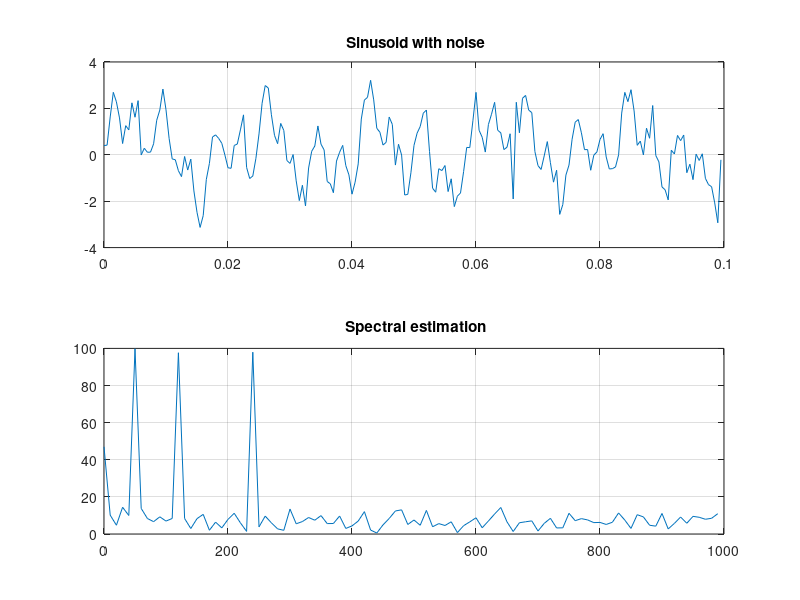

MATLAB code for this plot:
%Generate a signal s[n] with three sinusoidal components at 50, 120 and 240Hz corrupted 
%by AWGN. Plot the spectrum and identify the signal components.
% identification of sinusoids in noise
fs=2000; 
t = (0:199)/fs;
s = sin(2*pi*50.*t) + sin(2*pi*120.*t) +sin(2*pi*240.*t);
awgn = (0.5*randn(1,200)+.25); % N(0.25, 0.25)
sn = s+awgn;
subplot(211), plot(t,sn);
title(' Sinusoid with noise'); grid;
Sn = fft(sn,200);
f = 0:10:990;
sfmag = abs(Sn);
subplot(212), plot(f,sfmag(1:100));
title(' Spectral estimation'); grid;
